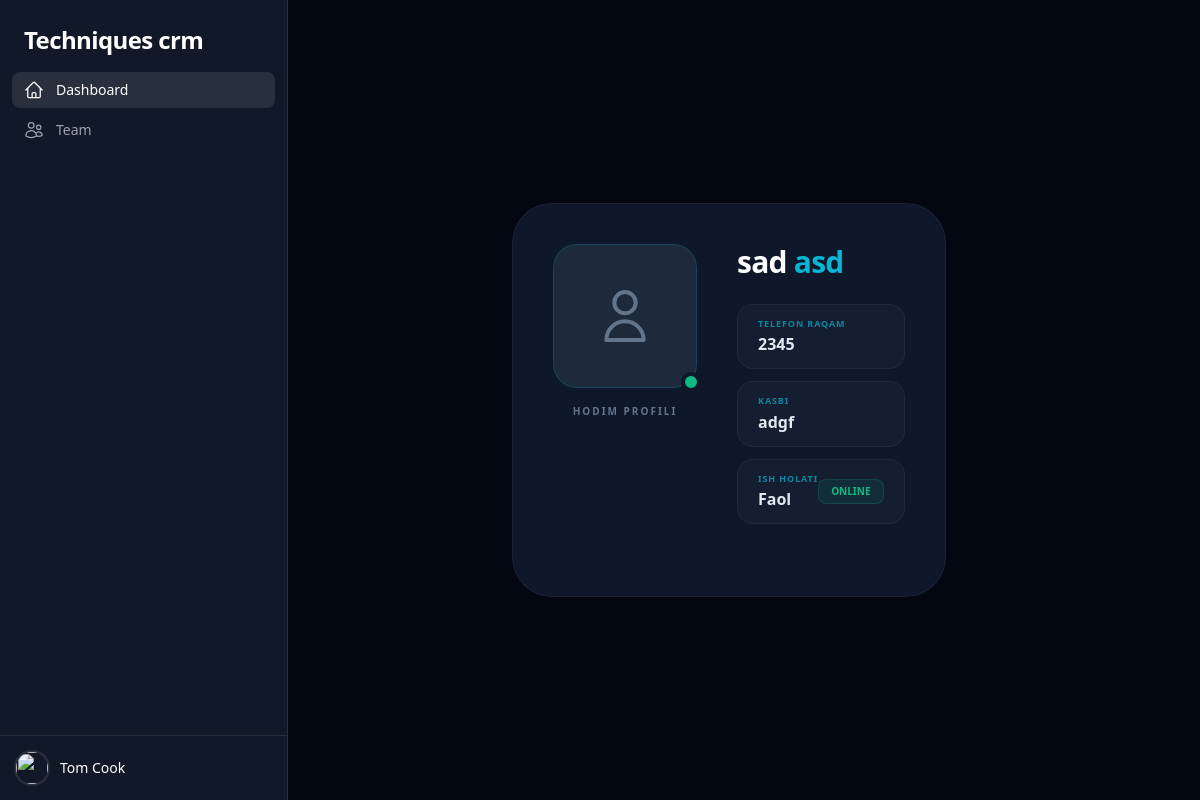
Page /hr/hr_1/1 on the earlier database version.
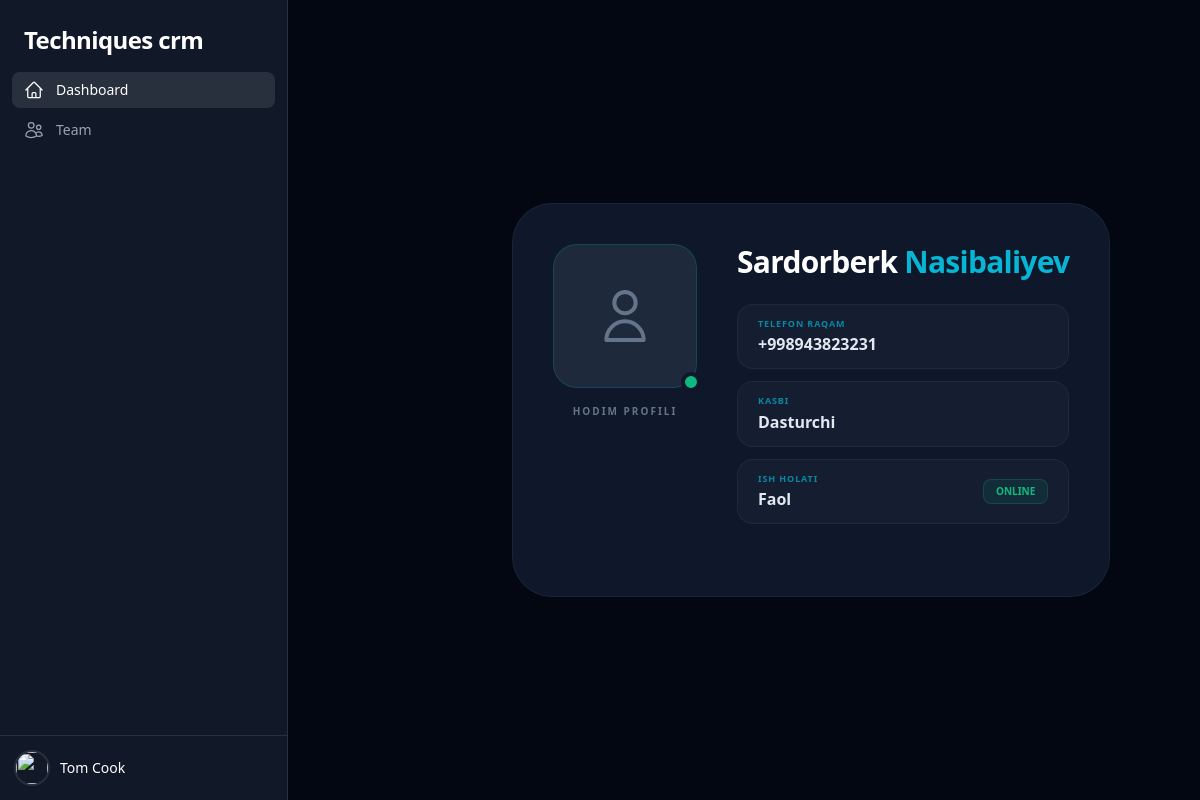
Same page on the later database version.
### hr/models.py (models this page shows)
class Workers(models.Model):
    first_name = models.CharField(max_length=25)
    last_name = models.CharField(max_length=25)
    phone_number = models.CharField(max_length=15)
    profession = models.CharField(max_length=30)

### hr/views.py (the view)
# urls.py: path('/hr_1/<int:id>' , hr_1 , name="hr_1"),
def hr_1(request , id):
    hr = Workers.objects.get(id=id)
    return render(request , 'hr/hr_detail.html' , {'hr':hr})

### templates/hr/hr_detail.html (shortened to what the changed rows need)
<!DOCTYPE html>
<html lang="en" class="h-full">
<head>
    <script src="https://cdn.tailwindcss.com"></script>
</head>
<body class="h-full bg-gray-950 font-sans antialiased text-slate-300">
<div class="flex h-full">
    <div class="flex w-72 flex-col border-r border-white/10 bg-gray-900 shrink-0">
        <div class="px-6 pt-6 pb-4">
            <h2 class='text-white text-2xl font-semibold tracking-tight'>Techniques crm</h2>
        </div>
    </div>
<div class="min-h-screen bg-[#030712] flex items-center justify-center p-6 antialiased" style="margin-left: 200px;">
    <div class="relative w-full max-w-2xl bg-[#0f172a] border border-white/5 rounded-[2.5rem] overflow-hidden transition-all duration-500">
        <div class="p-8 md:p-10 flex flex-col md:flex-row items-center md:items-start gap-10">
            <div class="flex-grow w-full space-y-6">
                <div class="text-center md:text-left space-y-1">
                    <h1 class="text-3xl font-bold text-white tracking-tight">
                        {{hr.first_name}}<span class="text-cyan-500">    {{hr.last_name}}</span>
                    </h1>
                </div>
                <div class="space-y-3">
                    <div class="bg-[#1e293b]/40 py-3 px-5 rounded-2xl border border-white/5 hover:bg-[#1e293b]/60 transition-colors">
                        <p class="text-[9px] font-bold text-cyan-500/70 uppercase tracking-widest mb-0.5">Telefon raqam</p>
                        <p class="text-base font-semibold text-slate-200">{{hr.phone_number}}</p>
                    </div>
                    <div class="bg-[#1e293b]/40 py-3 px-5 rounded-2xl border border-white/5 hover:bg-[#1e293b]/60 transition-colors">
                        <p class="text-[9px] font-bold text-cyan-500/70 uppercase tracking-widest mb-0.5">Kasbi</p>
                        <p class="text-base font-semibold text-slate-200">{{hr.profession}}</p>
                    </div>
                </div>
</html>

Differences in the rows shown:
changed Workers: first_name "sad" → "Sardorberk"; last_name "asd" → "Nasibaliyev"; phone_number "2345" → "+998943823231"; profession "adgf" → "Dasturchi"
